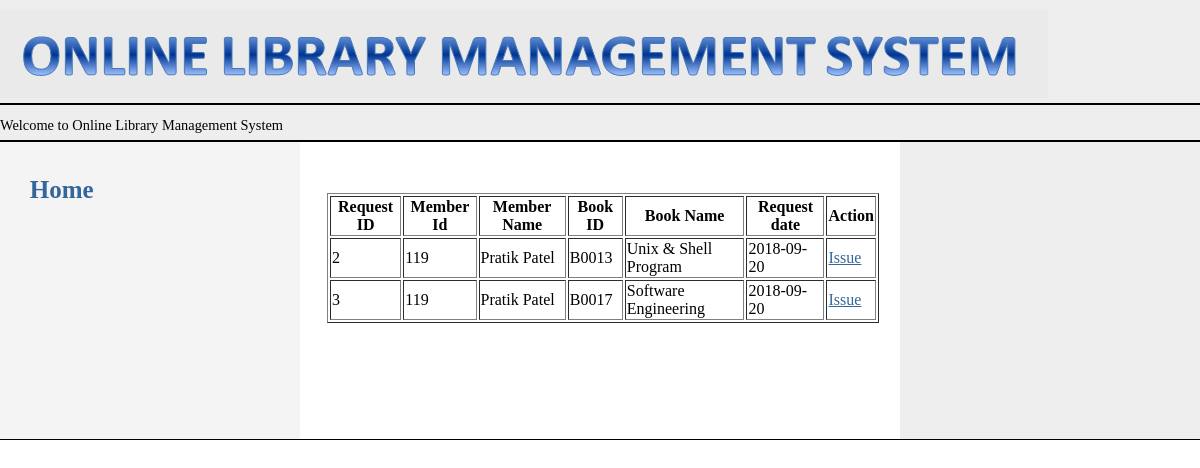
Screenshot of /ADissueview_book.php with the database file from the repository.
### tables this page shows
CREATE TABLE `requestbook` (
  `Request_id` int(10) NOT NULL,
  `Mid` varchar(10) NOT NULL,
  `Name` varchar(30) NOT NULL,
  `Bid` varchar(10) NOT NULL,
  `Bname` varchar(50) NOT NULL,
  `requestdate` date NOT NULL,
  `requestexpirydays` varchar(5) NOT NULL
);

### ADissueview_book.php (the view, shortened to what this page needs)
<html>
<head>
	<link rel="stylesheet" type="text/css" href="screen.css" media="screen" />
</head>
<body>
<div id="header">
	<img src="logo.png" name="logo" />
	<p id="layoutdims"><marquee>Welcome to Online Library Management System</marquee></p>
</div>
<div class="colmask threecol">
	<div class="colmid">
		<div class="colleft">
			<div class="col1">
				<br><br><br>
<?php
 $data = mysql_query("SELECT * FROM requestbook");
   echo "<table border='1' align='center'>
  <th>Request ID</th>
  <th>Member Id</th>
 <th>Member Name</th>
 <th>Book ID</th>
 <th>Book Name</th>
  <th>Request date</th>
 <th>Action</th>";
 while ($r=mysql_fetch_array($data))
 {
 echo "<tr>
 <td>$r[Request_id]</td>
 <td>$r[Mid]</td>
 <td>$r[Name]</td>
 <td>$r[Bid]</td>
 <td>$r[Bname]</td>
 <td>$r[requestdate]</td>
 <td><a href='ADissue.php?request_id=$r[Request_id]'>Issue</a></td>
 </tr>";
 }
 echo "</table>";
 ?>
				<br><br><br><br><br><br>
			</div>
			<div class="col2">
					<br><br>
					<a href="admin.php" style="font-size:25px; background-color:transparent;text-decoration:none; color:#369; "><b>Home</b></a><br><br>
			</div>
			<div class="col3">
			</div>
		</div>
	</div>
</div>
<div id="footer">
</div>
</body>
</html>

### screen.css (style rules this page uses)
body { margin:0; padding:0; border:0; width:100%; background:#fff; font-size:90%; }
a { color:#369; }
p { margin:.4em 0 .8em 0; padding:0; }
img { margin:10px 0 5px; }
#header { clear:both; float:center; width:100%; background:#eee; }
#header img { align: center; }
#header { border-bottom:2px solid #000; }
#header p, #header h1, #header h2 { padding:.4em 15px 0 15px; margin:0; }
#layoutdims { clear:both; background:#eee; border-top:2px solid #000; margin:0; padding:6px 15px !important; text-align:right; }
.colmask { position:relative; clear:both; float:left; width:100%; overflow:hidden; }
.colright, .colmid, .colleft { float:left; width:100%; position:relative; }
.col1, .col2, .col3 { float:left; position:relative; padding:0 0 1em 0.2em; overflow:hidden; }
.threecol { background:#eee; }
.threecol .colmid { right:25%; background:#fff; }
.threecol .colleft { right:50%; background:#f4f4f4; }
.threecol .col1 { width:46%; left:102%; }
.threecol .col2 { width:21%; left:31%; }
.threecol .col3 { width:21%; left:85%; }
#footer { clear:both; float:left; width:100%; border-top:1px solid #000; background:#eee; }

### rows the page displays
requestbook: Request_id "2", Mid "119", Name "Pratik Patel", Bid "B0013", Bname "Unix & Shell Program", requestdate "2018-09-20"
requestbook: Request_id "3", Mid "119", Name "Pratik Patel", Bid "B0017", Bname "Software Engineering", requestdate "2018-09-20"
